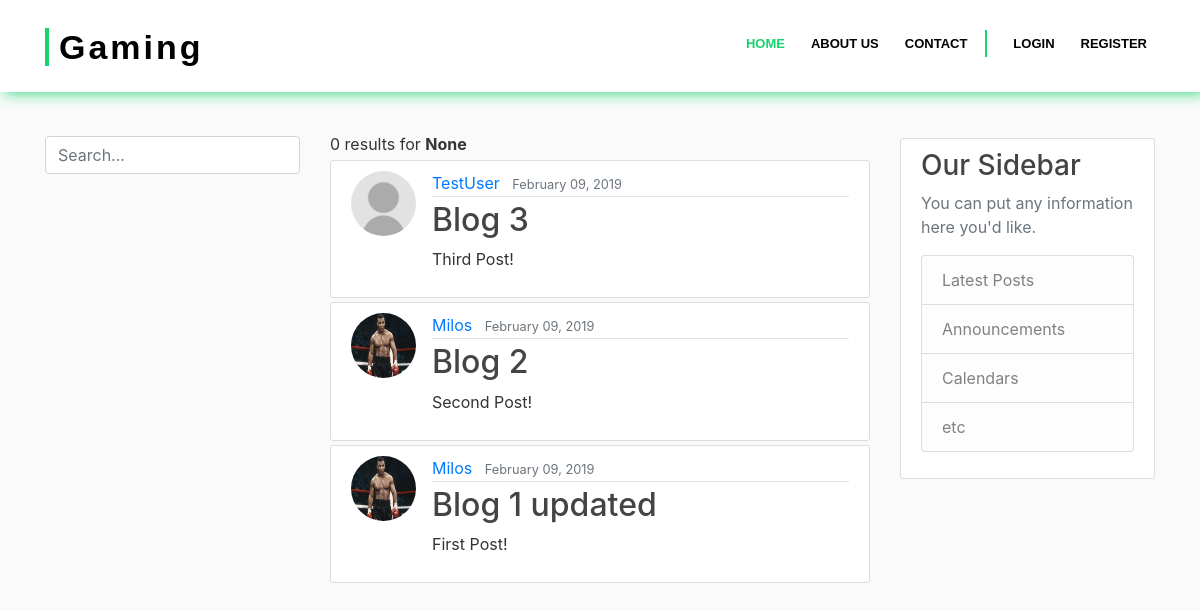
The app's page /search, older data.
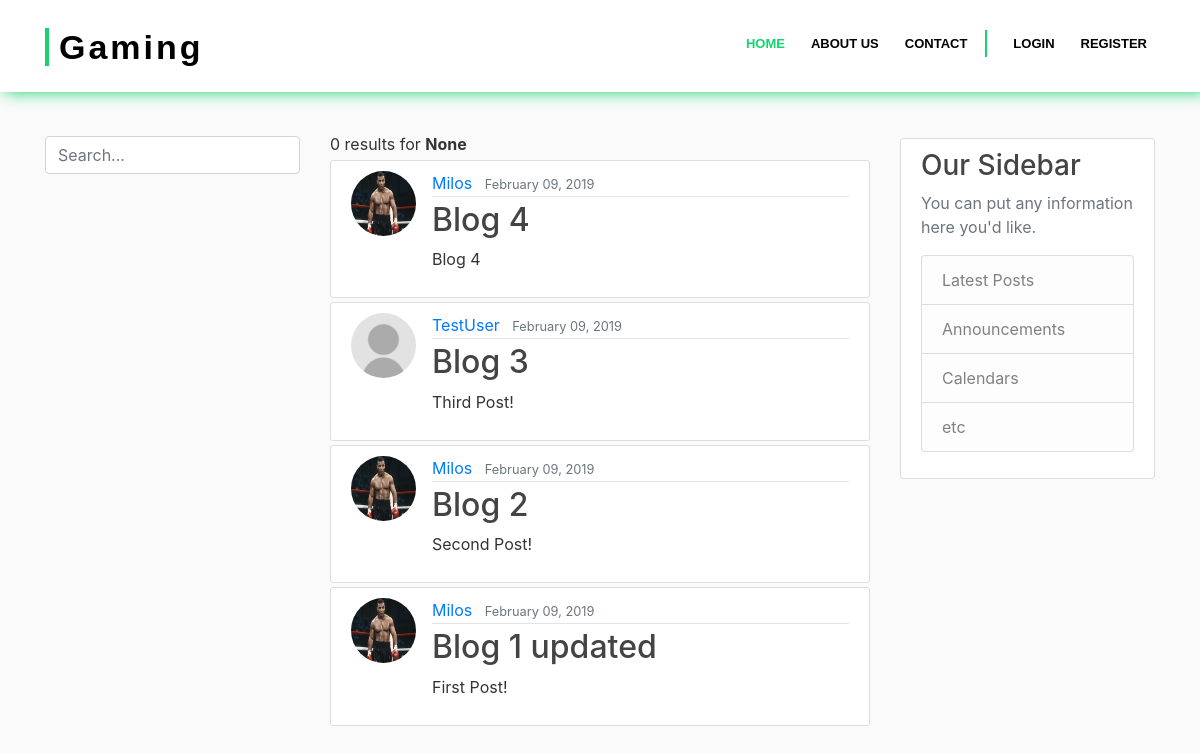
The same page, newer data.
### blog/models.py (models this page shows, shortened)
class Post(models.Model):
    title = models.CharField(max_length=100)
    content = models.TextField()
    date_posted = models.DateTimeField(default=timezone.now)
    author = models.ForeignKey(User, on_delete=models.CASCADE)

### users/models.py (models this page shows, shortened)
class Profile(models.Model):
    user = models.OneToOneField(User, on_delete=models.CASCADE)
    image = models.ImageField(default='default.jpg', upload_to='profile_pics')

### blog/views.py (the view)
# urls.py: path('search', PostSearchListView.as_view(), name='search-posts'),
class PostSearchListView(ListView):
    model = Post
    template_name = 'blog/search_posts.html'
    context_object_name = 'posts'
    paginate_by = 5
    count = 0
    def get_context_data(self, *args, **kwargs):
        context = super().get_context_data(*args, **kwargs)
        context['count'] = self.count or 0
        context['query'] = self.request.GET.get('q')
        return context
    def get_queryset(self):
        query = self.request.GET.get('q')
        if query is not None:
            search_results = Post.objects.filter(Q(title__icontains=query) | Q(content__icontains=query))
            query_set = sorted(search_results, key=lambda instance: instance.date_posted, reverse=True)
            self.count = len(query_set)
            return query_set
        return Post.objects.all().order_by('-date_posted')

### blog/templates/blog/search_posts.html (shortened to what this page needs)
{% extends 'blog/base.html' %}
{% block content %}
	<div class='row title-row mt-1'>
    	<div class='col-12'>
        	<h7 class='my-0 py-0'>{{ count }} results for <b>{{ query }}</b></h7>
    	</div>
	</div>
	{% for post in posts %}
		<article class="media content-section my-1">
		<img class="rounded-circle article-img" src="{{ post.author.profile.image.url }}">
		  <div class="media-body">
		    <div class="article-metadata">
		      <a class="mr-2" href="{% url 'user-posts' post.author.username %}">{{ post.author }}</a>
		      <small class="text-muted">{{ post.date_posted|date:"F d, Y" }}</small>
		    </div>
		    <h2><a class="article-title" href="{% url 'post-detail' post.id %}">{{ post.title }}</a></h2>
		    <p class="article-content">{{ post.content }}</p>
		  </div>
		</article>
	{% endfor %}
{% endblock content %}

Row changes from the older to the newer data that the page shows:
added Post: author.profile.image (picture), author "Milos", date_posted "February 09, 2019", title "Blog 4", content "Blog 4"
